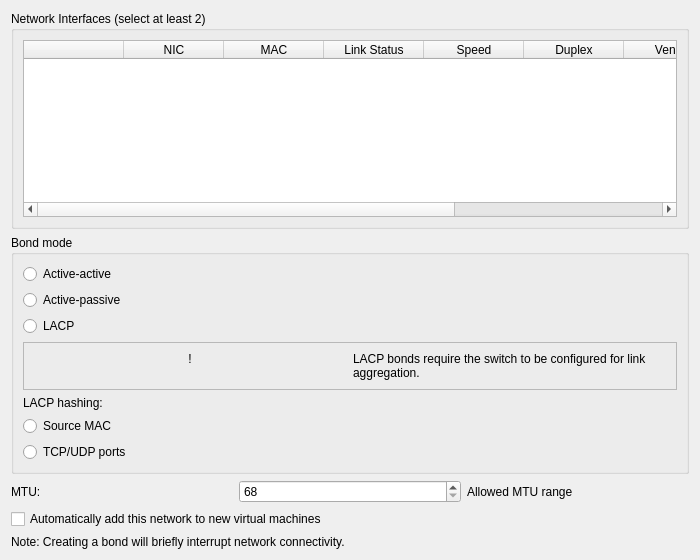
<?xml version="1.0" encoding="UTF-8"?>
<ui version="4.0">
 <class>BondDetailsWidget</class>
 <widget class="QWidget" name="BondDetailsWidget">
  <property name="geometry">
   <rect>
    <x>0</x>
    <y>0</y>
    <width>700</width>
    <height>560</height>
   </rect>
  </property>
  <layout class="QVBoxLayout" name="bondDetailsLayout">
   <item>
    <widget class="QGroupBox" name="bondNicsGroup">
     <property name="title">
      <string>Network Interfaces (select at least 2)</string>
     </property>
     <layout class="QVBoxLayout" name="bondNicsLayout">
      <item>
       <widget class="QTableWidget" name="bondNicsTable">
        <property name="selectionMode">
         <enum>QAbstractItemView::MultiSelection</enum>
        </property>
        <property name="selectionBehavior">
         <enum>QAbstractItemView::SelectRows</enum>
        </property>
        <column>
         <property name="text">
          <string></string>
         </property>
        </column>
        <column>
         <property name="text">
          <string>NIC</string>
         </property>
        </column>
        <column>
         <property name="text">
          <string>MAC</string>
         </property>
        </column>
        <column>
         <property name="text">
          <string>Link Status</string>
         </property>
        </column>
        <column>
         <property name="text">
          <string>Speed</string>
         </property>
        </column>
        <column>
         <property name="text">
          <string>Duplex</string>
         </property>
        </column>
        <column>
         <property name="text">
          <string>Vendor</string>
         </property>
        </column>
        <column>
         <property name="text">
          <string>Device</string>
         </property>
        </column>
        <column>
         <property name="text">
          <string>PCI</string>
         </property>
        </column>
       </widget>
      </item>
     </layout>
    </widget>
   </item>
   <item>
    <widget class="QGroupBox" name="bondSettingsGroup">
     <property name="title">
      <string>Bond mode</string>
     </property>
     <layout class="QVBoxLayout" name="bondSettingsLayout">
      <item>
       <widget class="QRadioButton" name="bondModeSlb">
        <property name="text">
         <string>Active-active</string>
        </property>
       </widget>
      </item>
      <item>
       <widget class="QRadioButton" name="bondModeActiveBackup">
        <property name="text">
         <string>Active-passive</string>
        </property>
       </widget>
      </item>
      <item>
       <widget class="QRadioButton" name="bondModeLacp">
        <property name="text">
         <string>LACP</string>
        </property>
       </widget>
      </item>
      <item>
       <widget class="QFrame" name="bondLacpWarningFrame">
        <property name="frameShape">
         <enum>QFrame::StyledPanel</enum>
        </property>
        <layout class="QHBoxLayout" name="bondLacpWarningLayout">
         <item>
          <widget class="QLabel" name="bondLacpWarningIcon">
           <property name="text">
            <string>!</string>
           </property>
           <property name="alignment">
            <set>Qt::AlignTop|Qt::AlignHCenter</set>
           </property>
          </widget>
         </item>
         <item>
          <widget class="QLabel" name="bondLacpWarningText">
           <property name="text">
            <string>LACP bonds require the switch to be configured for link aggregation.</string>
           </property>
           <property name="wordWrap">
            <bool>true</bool>
           </property>
          </widget>
         </item>
        </layout>
       </widget>
      </item>
      <item>
       <widget class="QLabel" name="bondHashLabel">
        <property name="text">
         <string>LACP hashing:</string>
        </property>
       </widget>
      </item>
      <item>
       <widget class="QRadioButton" name="bondHashSrcMac">
        <property name="text">
         <string>Source MAC</string>
        </property>
       </widget>
      </item>
      <item>
       <widget class="QRadioButton" name="bondHashTcpUdp">
        <property name="text">
         <string>TCP/UDP ports</string>
        </property>
       </widget>
      </item>
     </layout>
    </widget>
   </item>
   <item>
    <layout class="QHBoxLayout" name="bondMtuLayout">
     <item>
      <widget class="QLabel" name="bondMtuLabel">
       <property name="text">
        <string>MTU:</string>
       </property>
      </widget>
     </item>
     <item>
      <widget class="QSpinBox" name="bondMtuSpin">
       <property name="minimum">
        <number>68</number>
       </property>
       <property name="maximum">
        <number>9000</number>
       </property>
      </widget>
     </item>
     <item>
      <widget class="QLabel" name="bondMtuInfoLabel">
       <property name="text">
        <string>Allowed MTU range</string>
       </property>
       <property name="wordWrap">
        <bool>true</bool>
       </property>
      </widget>
     </item>
    </layout>
   </item>
   <item>
    <widget class="QCheckBox" name="bondAutoPlugCheck">
     <property name="text">
      <string>Automatically add this network to new virtual machines</string>
     </property>
    </widget>
   </item>
   <item>
    <widget class="QLabel" name="bondWarningLabel">
     <property name="text">
      <string>Note: Creating a bond will briefly interrupt network connectivity.</string>
     </property>
     <property name="wordWrap">
      <bool>true</bool>
     </property>
    </widget>
   </item>
  </layout>
 </widget>
 <resources/>
 <connections/>
</ui>
